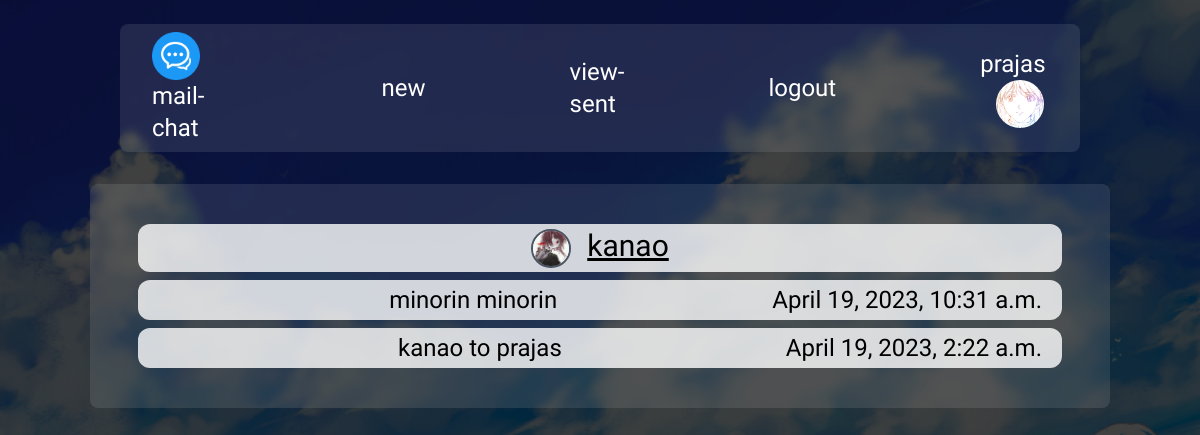
The page /kanao/ (signed in) on the database its author committed.
### user_auth/models.py (models this page shows, shortened)
class Profile(models.Model):
    user = models.OneToOneField(User, on_delete=models.CASCADE)
    profile_pic = models.ImageField(default='default.png',upload_to='profile_pics')

### chat/models.py (models this page shows, shortened)
class Message(models.Model):
    sender = models.ForeignKey(User, on_delete=models.CASCADE, related_name='sent_messages')
    receiver = models.ForeignKey(User, on_delete=models.CASCADE, related_name='received_messages')
    title = models.CharField(max_length=50)
    content = models.TextField()
    created_at = models.DateTimeField(auto_now_add=True)

### chat/views.py (the view)
# urls.py: path('<str:username>/', views.user, name= "user"),
@login_required(login_url='user_login')
def user(request,username):
    view_user = get_object_or_404(User,username=username)
    params = {
        'view_user' : view_user,
        'view_user_sent_messages': Message.objects.filter(sender = view_user).order_by('-created_at'),
    }
    return render(request,'chat/user.html',params)

### templates/chat/user.html
{% extends "chat/base.html" %}
{% block content %}
<div class="user-container font-itim bg-[#FDFDFD] bg-opacity-10 backdrop-blur-sm w-[85%] m-auto mt-8 py-8 px-12 rounded-lg">
    <div class="user underline text-black text-center text-3xl bg-white rounded-xl bg-opacity-80 p-1 my-2">
        {% load static %}
        <img src="{{view_user.profile.profile_pic.url}}" alt="pfp" class="w-10 mr-4 inline rounded-full border-2 border-gray-600">{{view_user.username}}
    </div>
    {% if user == view_user %}
    {% for message in view_user_sent_messages %}
    <div class="message text-black text-center text-2xl bg-white rounded-xl bg-opacity-80 p-1 my-2">
        <ul class="flex justify-start items-center">
            <li class="ml-6"><a href="{% url 'user' message.receiver.username %}"><img src="{{message.receiver.profile.profile_pic.url}}" alt="logo" class="w-10 mr-4 inline rounded-full border-2 border-gray-600">{{message.receiver.username}}</a></li>
            <li class="ml-4 text-center grow basis-0"><a href="{% url 'message' message.pk %}">{{message.title}}</a></li>
            <li class="mr-4">{{message.created_at}}</li>
        </ul>
    </div>
    {% endfor %}
    {% else %}
    {% for message in view_user_sent_messages %}
        <div class="user-message text-black text-center text-2xl bg-white rounded-xl bg-opacity-80 p-1 my-2">
            <ul class="flex justify-evenly items-center">
                <li class="ml-8 grow text-center"><a href="{% url 'message' message.pk %}">{{message.title}}</a></li>
                <li class="mr-4">{{message.created_at}}</li>
            </ul>
        </div>
    {% endfor %}
    {% endif %}
</div>
{% endblock content %}

### templates/chat/base.html (shortened to what this page needs)
<!DOCTYPE html>
<html lang="en">
<head>
    {% load static %}
    <link rel="stylesheet" href="{% static 'assets/style-fef972b6.css' %}">
    {% load static %}
</head>
    <body class="bg-cover bg-no-repeat">
    <div class="navbar mt-6 font-itim">
        <ul class="m-auto flex justify-between px-8 items-center p-2 w-[80%] space-x-36 text-2xl bg-[#FDFDFD] bg-opacity-10 backdrop-blur-sm text-white rounded-lg">
            {% load static %}
            <li class=""><a href="{% url 'home' %}"><img src="{% static 'assets/logo-f6d882de.png' %}" alt="logo" class="w-12 inline mr-4">mail-chat</a></li>
            <li class=""><a href="{% url 'new' %}">new</a></li>
            <li class=""><a href="{% url 'user' user.username %}">view-sent</a></li>
            <li class=""><a href="{% url 'user_logout' %}">logout</a></li>
            {% load static %}
            <li class=""><a href="{% url 'profile' %}">{{user.username}}<img src="{{user.profile.profile_pic.url}}" alt="logo" class="w-12 ml-4 inline rounded-full"></a></li>
        </ul>
    </div>
    {% block content %}
    {% endblock content %}
</body>
</html>

### static/assets/style-fef972b6.css (style rules this page uses)
*,:before,:after { box-sizing:border-box;border-width:0;border-style:solid;border-color:#e5e7eb }
:before,:after { --tw-content: "" }
html { line-height:1.5;-webkit-text-size-adjust:100%;-moz-tab-size:4;-o-tab-size:4;tab-size:4;font-family:ui-sans-serif,system-ui,-apple-system,BlinkMacSystemFont,Segoe UI,Roboto,Helvetica Neue,Arial,Noto Sans,sans-serif,"Apple Color Emoji","Segoe UI Emoji",Segoe UI Symbol,"Noto Color Emoji";font-feature-settings:normal;font-variation-settings:normal }
body { margin:0;line-height:inherit }
a { color:inherit;text-decoration:inherit }
ol,ul,menu { list-style:none;margin:0;padding:0 }
img,svg,video,canvas,audio,iframe,embed,object { display:block;vertical-align:middle }
img,video { max-width:100%;height:auto }
*,:before,:after { --tw-border-spacing-x: 0;--tw-border-spacing-y: 0;--tw-translate-x: 0;--tw-translate-y: 0;--tw-rotate: 0;--tw-skew-x: 0;--tw-skew-y: 0;--tw-scale-x: 1;--tw-scale-y: 1;--tw-pan-x: ;--tw-pan-y: ;--tw-pinch-zoom: ;--tw-scroll-snap-strictness: proximity;--tw-ordinal: ;--tw-slashed-zero: ;--tw-numeric-figure: ;--tw-numeric-spacing: ;--tw-numeric-fraction: ;--tw-ring-inset: ;--tw-ring-offset-width: 0px;--tw-ring-offset-color: #fff;--tw-ring-color: rgb(59 130 246 / .5);--tw-ring-offset-shadow: 0 0 #0000;--tw-ring-shadow: 0 0 #0000;--tw-shadow: 0 0 #0000;--tw-shadow-colored: 0 0 #0000;--tw-blur: ;--tw-brightness: ;--tw-contrast: ;--tw-grayscale: ;--tw-hue-rotate: ;--tw-invert: ;--tw-saturate: ;--tw-sepia: ;--tw-drop-shadow: ;--tw-backdrop-blur: ;--tw-backdrop-brightness: ;--tw-backdrop-contrast: ;--tw-backdrop-grayscale: ;--tw-backdrop-hue-rotate: ;--tw-backdrop-invert: ;--tw-backdrop-opacity: ;--tw-backdrop-saturate: ;--tw-backdrop-sepia: }
.m-auto { margin:auto }
.my-2 { margin-top:.5rem;margin-bottom:.5rem }
.ml-4 { margin-left:1rem }
.ml-8 { margin-left:2rem }
.mr-4 { margin-right:1rem }
.mt-6 { margin-top:1.5rem }
.mt-8 { margin-top:2rem }
.inline { display:inline }
.flex { display:flex }
.w-10 { width:2.5rem }
.w-12 { width:3rem }
.w-\[80\%\] { width:80% }
.w-\[85\%\] { width:85% }
.grow { flex-grow:1 }
.items-center { align-items:center }
.justify-between { justify-content:space-between }
.justify-evenly { justify-content:space-evenly }
.space-x-36>:not([hidden])~:not([hidden]) { --tw-space-x-reverse: 0;margin-right:calc(9rem * var(--tw-space-x-reverse));margin-left:calc(9rem * calc(1 - var(--tw-space-x-reverse))) }
.rounded-full { border-radius:9999px }
.rounded-lg { border-radius:.5rem }
.rounded-xl { border-radius:.75rem }
.border-2 { border-width:2px }
.border-gray-600 { --tw-border-opacity: 1;border-color:rgb(75 85 99 / var(--tw-border-opacity)) }
.bg-\[\#FDFDFD\] { --tw-bg-opacity: 1;background-color:rgb(253 253 253 / var(--tw-bg-opacity)) }
.bg-white { --tw-bg-opacity: 1;background-color:rgb(255 255 255 / var(--tw-bg-opacity)) }
.bg-opacity-10 { --tw-bg-opacity: .1 }
.bg-opacity-80 { --tw-bg-opacity: .8 }
.bg-cover { background-size:cover }
.bg-no-repeat { background-repeat:no-repeat }
.p-1 { padding:.25rem }
.p-2 { padding:.5rem }
.px-12 { padding-left:3rem;padding-right:3rem }
.px-8 { padding-left:2rem;padding-right:2rem }
.py-8 { padding-top:2rem;padding-bottom:2rem }
.text-center { text-align:center }
.font-itim { font-family:Itim,sans-serif }
.text-2xl { font-size:1.5rem;line-height:2rem }
.text-3xl { font-size:1.875rem;line-height:2.25rem }
.text-black { --tw-text-opacity: 1;color:rgb(0 0 0 / var(--tw-text-opacity)) }
.text-white { --tw-text-opacity: 1;color:rgb(255 255 255 / var(--tw-text-opacity)) }
.underline { text-decoration-line:underline }
.backdrop-blur-sm { --tw-backdrop-blur: blur(4px);-webkit-backdrop-filter:var(--tw-backdrop-blur) var(--tw-backdrop-brightness) var(--tw-backdrop-contrast) var(--tw-backdrop-grayscale) var(--tw-backdrop-hue-rotate) var(--tw-backdrop-invert) var(--tw-backdrop-opacity) var(--tw-backdrop-saturate) var(--tw-backdrop-sepia);backdrop-filter:var(--tw-backdrop-blur) var(--tw-backdrop-brightness) var(--tw-backdrop-contrast) var(--tw-backdrop-grayscale) var(--tw-backdrop-hue-rotate) var(--tw-backdrop-invert) var(--tw-backdrop-opacity) var(--tw-backdrop-saturate) var(--tw-backdrop-sepia) }
body { background-image: url('web-bg-85acad53.png'); }

### rows shown on the page
Message: title "minorin minorin", created_at "April 19, 2023, 10:31 a.m."
Message: title "kanao to prajas", created_at "April 19, 2023, 2:22 a.m."

### other values the page prints
{{ user.username }} "prajas"
{{ view_user.username }} "kanao"
